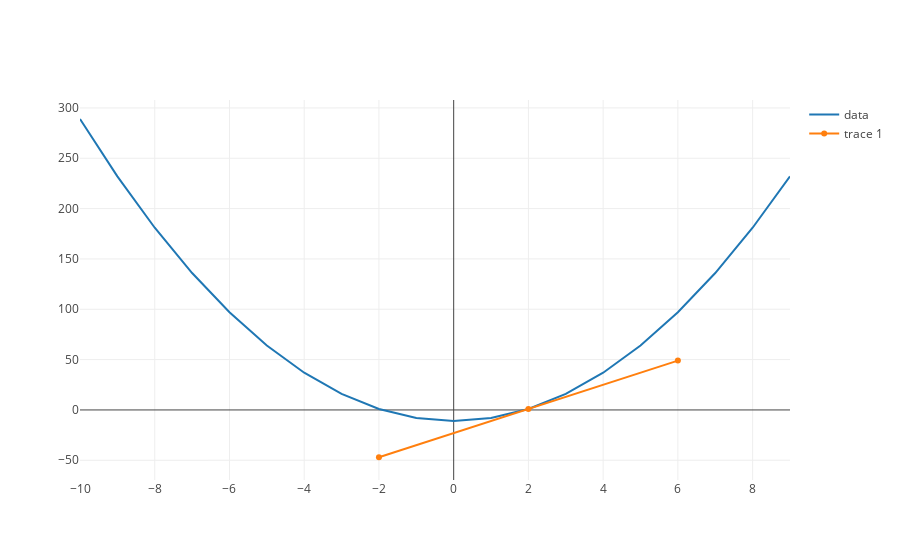

This figure's notebook cell:
### Code cell
from graph import plot
from plotly.offline import iplot, init_notebook_mode

from calculus import derivative_trace, function_values_trace

init_notebook_mode(connected=True)


tangent_at_two_trace = tangent_line(three_x_squared_minus_eleven, 2, line_length = 4)
three_x_squared_minus_eleven_trace = function_values_trace(three_x_squared_minus_eleven, list(range(-10, 10)))
plot([three_x_squared_minus_eleven_trace, tangent_at_two_trace])

### Figure 1 — Plotly figure (JSON) as saved in the notebook; plotly's stock layout.template omitted (floating-point values rounded to 4 significant figures)
{"data": [{"mode": "lines", "name": "data", "text": [], "type": "scatter", "uid": "c32884a2-daf5-11e8-87f2-34159e1c7ef8", "x": [-10, -9, -8, -7, -6, -5, -4, -3, -2, -1, 0, 1, 2, 3, 4, 5, 6, 7, 8, 9], "y": [289, 232, 181, 136, 97, 64, 37, 16, 1, -8, -11, -8, 1, 16, 37, 64, 97, 136, 181, 232]}, {"type": "scatter", "uid": "c32887fe-daf5-11e8-9fd3-34159e1c7ef8", "x": [-2, 2, 6], "y": [-47, 1, 49]}], "layout": {}}
